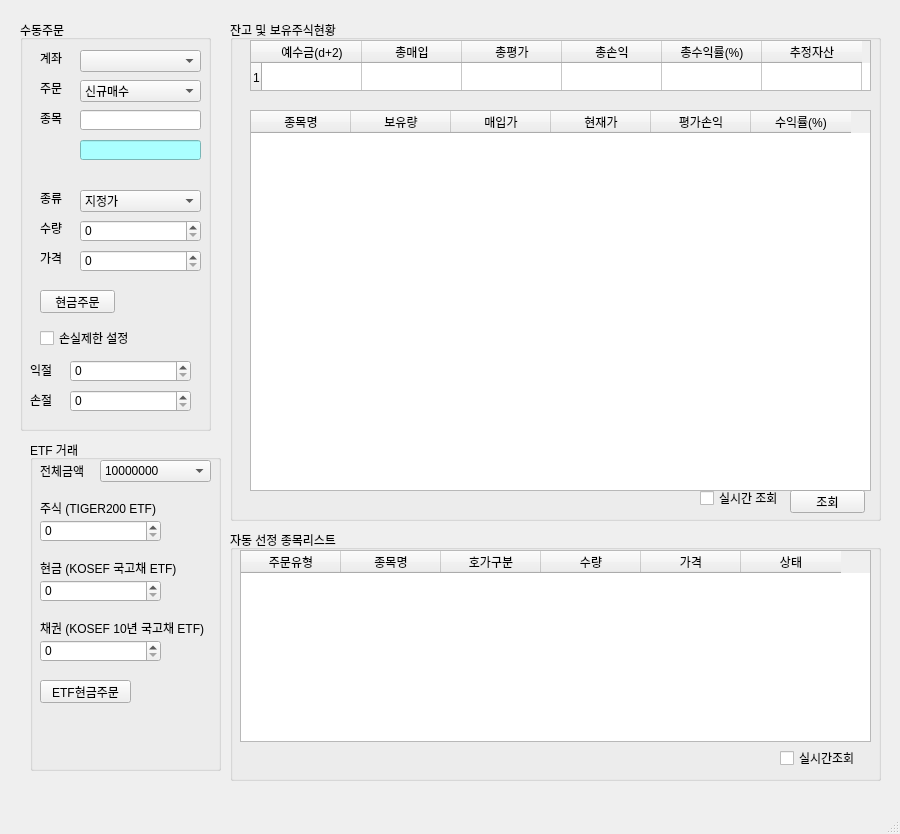
<?xml version="1.0" encoding="UTF-8"?>
<ui version="4.0">
 <class>MainWindow</class>
 <widget class="QMainWindow" name="MainWindow">
  <property name="geometry">
   <rect>
    <x>0</x>
    <y>0</y>
    <width>900</width>
    <height>834</height>
   </rect>
  </property>
  <property name="windowTitle">
   <string>PyTrader v0.2</string>
  </property>
  <widget class="QWidget" name="centralwidget">
   <widget class="QGroupBox" name="groupBox">
    <property name="geometry">
     <rect>
      <x>20</x>
      <y>20</y>
      <width>191</width>
      <height>411</height>
     </rect>
    </property>
    <property name="title">
     <string>수동주문</string>
    </property>
    <widget class="QLabel" name="label">
     <property name="geometry">
      <rect>
       <x>20</x>
       <y>30</y>
       <width>31</width>
       <height>16</height>
      </rect>
     </property>
     <property name="text">
      <string>계좌</string>
     </property>
    </widget>
    <widget class="QLabel" name="label_2">
     <property name="geometry">
      <rect>
       <x>20</x>
       <y>60</y>
       <width>31</width>
       <height>16</height>
      </rect>
     </property>
     <property name="text">
      <string>주문</string>
     </property>
    </widget>
    <widget class="QLabel" name="label_3">
     <property name="geometry">
      <rect>
       <x>20</x>
       <y>90</y>
       <width>31</width>
       <height>16</height>
      </rect>
     </property>
     <property name="text">
      <string>종목</string>
     </property>
    </widget>
    <widget class="QLabel" name="label_4">
     <property name="geometry">
      <rect>
       <x>20</x>
       <y>230</y>
       <width>31</width>
       <height>16</height>
      </rect>
     </property>
     <property name="text">
      <string>가격</string>
     </property>
    </widget>
    <widget class="QLabel" name="label_5">
     <property name="geometry">
      <rect>
       <x>20</x>
       <y>170</y>
       <width>31</width>
       <height>16</height>
      </rect>
     </property>
     <property name="text">
      <string>종류</string>
     </property>
    </widget>
    <widget class="QLabel" name="label_6">
     <property name="geometry">
      <rect>
       <x>20</x>
       <y>200</y>
       <width>31</width>
       <height>16</height>
      </rect>
     </property>
     <property name="text">
      <string>수량</string>
     </property>
    </widget>
    <widget class="QComboBox" name="comboBox">
     <property name="geometry">
      <rect>
       <x>60</x>
       <y>30</y>
       <width>121</width>
       <height>22</height>
      </rect>
     </property>
    </widget>
    <widget class="QComboBox" name="comboBox_2">
     <property name="geometry">
      <rect>
       <x>60</x>
       <y>60</y>
       <width>121</width>
       <height>22</height>
      </rect>
     </property>
     <item>
      <property name="text">
       <string>신규매수</string>
      </property>
     </item>
     <item>
      <property name="text">
       <string>신규매도</string>
      </property>
     </item>
     <item>
      <property name="text">
       <string>매수취소</string>
      </property>
     </item>
     <item>
      <property name="text">
       <string>매도취소</string>
      </property>
     </item>
    </widget>
    <widget class="QComboBox" name="comboBox_3">
     <property name="geometry">
      <rect>
       <x>60</x>
       <y>170</y>
       <width>121</width>
       <height>22</height>
      </rect>
     </property>
     <item>
      <property name="text">
       <string>지정가</string>
      </property>
     </item>
     <item>
      <property name="text">
       <string>시장가</string>
      </property>
     </item>
    </widget>
    <widget class="QLineEdit" name="lineEdit">
     <property name="geometry">
      <rect>
       <x>60</x>
       <y>90</y>
       <width>121</width>
       <height>20</height>
      </rect>
     </property>
    </widget>
    <widget class="QLineEdit" name="lineEdit_2">
     <property name="geometry">
      <rect>
       <x>60</x>
       <y>120</y>
       <width>121</width>
       <height>20</height>
      </rect>
     </property>
     <property name="autoFillBackground">
      <bool>false</bool>
     </property>
     <property name="styleSheet">
      <string notr="true">background-color:rgb(170,255,255);</string>
     </property>
    </widget>
    <widget class="QSpinBox" name="spinBox">
     <property name="geometry">
      <rect>
       <x>60</x>
       <y>200</y>
       <width>121</width>
       <height>22</height>
      </rect>
     </property>
     <property name="maximum">
      <number>1000000</number>
     </property>
    </widget>
    <widget class="QSpinBox" name="spinBox_2">
     <property name="geometry">
      <rect>
       <x>60</x>
       <y>230</y>
       <width>121</width>
       <height>22</height>
      </rect>
     </property>
     <property name="maximum">
      <number>1000000</number>
     </property>
    </widget>
    <widget class="QPushButton" name="pushButton">
     <property name="geometry">
      <rect>
       <x>20</x>
       <y>270</y>
       <width>75</width>
       <height>23</height>
      </rect>
     </property>
     <property name="text">
      <string>현금주문</string>
     </property>
    </widget>
    <widget class="QCheckBox" name="checkBox_3">
     <property name="geometry">
      <rect>
       <x>20</x>
       <y>310</y>
       <width>111</width>
       <height>16</height>
      </rect>
     </property>
     <property name="text">
      <string>손실제한 설정</string>
     </property>
    </widget>
    <widget class="QSpinBox" name="spinBox_6">
     <property name="geometry">
      <rect>
       <x>50</x>
       <y>340</y>
       <width>121</width>
       <height>22</height>
      </rect>
     </property>
     <property name="maximum">
      <number>1000000</number>
     </property>
    </widget>
    <widget class="QSpinBox" name="spinBox_7">
     <property name="geometry">
      <rect>
       <x>50</x>
       <y>370</y>
       <width>121</width>
       <height>22</height>
      </rect>
     </property>
     <property name="maximum">
      <number>1000000</number>
     </property>
    </widget>
    <widget class="QLabel" name="label_10">
     <property name="geometry">
      <rect>
       <x>10</x>
       <y>340</y>
       <width>31</width>
       <height>20</height>
      </rect>
     </property>
     <property name="text">
      <string>익절</string>
     </property>
    </widget>
    <widget class="QLabel" name="label_11">
     <property name="geometry">
      <rect>
       <x>10</x>
       <y>370</y>
       <width>31</width>
       <height>20</height>
      </rect>
     </property>
     <property name="text">
      <string>손절</string>
     </property>
    </widget>
   </widget>
   <widget class="QGroupBox" name="groupBox_2">
    <property name="geometry">
     <rect>
      <x>230</x>
      <y>20</y>
      <width>651</width>
      <height>501</height>
     </rect>
    </property>
    <property name="title">
     <string>잔고 및 보유주식현황</string>
    </property>
    <widget class="QTableWidget" name="tableWidget">
     <property name="geometry">
      <rect>
       <x>20</x>
       <y>20</y>
       <width>621</width>
       <height>51</height>
      </rect>
     </property>
     <property name="rowCount">
      <number>1</number>
     </property>
     <attribute name="horizontalHeaderMinimumSectionSize">
      <number>20</number>
     </attribute>
     <attribute name="horizontalHeaderShowSortIndicator" stdset="0">
      <bool>false</bool>
     </attribute>
     <attribute name="verticalHeaderMinimumSectionSize">
      <number>19</number>
     </attribute>
     <row/>
     <column>
      <property name="text">
       <string>예수금(d+2)</string>
      </property>
      <property name="background">
       <color>
        <red>222</red>
        <green>222</green>
        <blue>222</blue>
       </color>
      </property>
     </column>
     <column>
      <property name="text">
       <string>총매입</string>
      </property>
     </column>
     <column>
      <property name="text">
       <string>총평가</string>
      </property>
     </column>
     <column>
      <property name="text">
       <string>총손익</string>
      </property>
     </column>
     <column>
      <property name="text">
       <string>총수익률(%)</string>
      </property>
     </column>
     <column>
      <property name="text">
       <string>추정자산</string>
      </property>
     </column>
    </widget>
    <widget class="QTableWidget" name="tableWidget_2">
     <property name="geometry">
      <rect>
       <x>20</x>
       <y>90</y>
       <width>621</width>
       <height>381</height>
      </rect>
     </property>
     <column>
      <property name="text">
       <string>종목명</string>
      </property>
     </column>
     <column>
      <property name="text">
       <string>보유량</string>
      </property>
     </column>
     <column>
      <property name="text">
       <string>매입가</string>
      </property>
     </column>
     <column>
      <property name="text">
       <string>현재가</string>
      </property>
     </column>
     <column>
      <property name="text">
       <string>평가손익</string>
      </property>
     </column>
     <column>
      <property name="text">
       <string>수익률(%)</string>
      </property>
     </column>
    </widget>
    <widget class="QCheckBox" name="checkBox">
     <property name="geometry">
      <rect>
       <x>470</x>
       <y>470</y>
       <width>81</width>
       <height>16</height>
      </rect>
     </property>
     <property name="text">
      <string>실시간 조회</string>
     </property>
    </widget>
    <widget class="QPushButton" name="pushButton_2">
     <property name="geometry">
      <rect>
       <x>560</x>
       <y>470</y>
       <width>75</width>
       <height>23</height>
      </rect>
     </property>
     <property name="text">
      <string>조회</string>
     </property>
    </widget>
   </widget>
   <widget class="QGroupBox" name="groupBox_3">
    <property name="geometry">
     <rect>
      <x>230</x>
      <y>530</y>
      <width>651</width>
      <height>251</height>
     </rect>
    </property>
    <property name="title">
     <string>자동 선정 종목리스트</string>
    </property>
    <widget class="QTableWidget" name="tableWidget_3">
     <property name="geometry">
      <rect>
       <x>10</x>
       <y>20</y>
       <width>631</width>
       <height>192</height>
      </rect>
     </property>
     <column>
      <property name="text">
       <string>주문유형</string>
      </property>
     </column>
     <column>
      <property name="text">
       <string>종목명</string>
      </property>
     </column>
     <column>
      <property name="text">
       <string>호가구분</string>
      </property>
     </column>
     <column>
      <property name="text">
       <string>수량</string>
      </property>
     </column>
     <column>
      <property name="text">
       <string>가격</string>
      </property>
     </column>
     <column>
      <property name="text">
       <string>상태</string>
      </property>
     </column>
    </widget>
    <widget class="QCheckBox" name="checkBox_2">
     <property name="geometry">
      <rect>
       <x>550</x>
       <y>220</y>
       <width>81</width>
       <height>16</height>
      </rect>
     </property>
     <property name="text">
      <string>실시간조회</string>
     </property>
    </widget>
   </widget>
   <widget class="QGroupBox" name="groupBox_7">
    <property name="geometry">
     <rect>
      <x>30</x>
      <y>440</y>
      <width>191</width>
      <height>331</height>
     </rect>
    </property>
    <property name="title">
     <string>ETF 거래</string>
    </property>
    <widget class="QComboBox" name="comboBox_13">
     <property name="geometry">
      <rect>
       <x>70</x>
       <y>20</y>
       <width>111</width>
       <height>22</height>
      </rect>
     </property>
     <property name="currentIndex">
      <number>0</number>
     </property>
     <item>
      <property name="text">
       <string>10000000</string>
      </property>
     </item>
     <item>
      <property name="text">
       <string>20000000</string>
      </property>
     </item>
     <item>
      <property name="text">
       <string>30000000</string>
      </property>
     </item>
     <item>
      <property name="text">
       <string>40000000</string>
      </property>
     </item>
     <item>
      <property name="text">
       <string>50000000</string>
      </property>
     </item>
    </widget>
    <widget class="QLabel" name="label_25">
     <property name="geometry">
      <rect>
       <x>10</x>
       <y>20</y>
       <width>56</width>
       <height>21</height>
      </rect>
     </property>
     <property name="text">
      <string>전체금액</string>
     </property>
    </widget>
    <widget class="QLabel" name="label_7">
     <property name="geometry">
      <rect>
       <x>10</x>
       <y>60</y>
       <width>121</width>
       <height>16</height>
      </rect>
     </property>
     <property name="text">
      <string>주식 (TIGER200 ETF)</string>
     </property>
    </widget>
    <widget class="QSpinBox" name="spinBox_3">
     <property name="geometry">
      <rect>
       <x>10</x>
       <y>80</y>
       <width>121</width>
       <height>22</height>
      </rect>
     </property>
    </widget>
    <widget class="QLabel" name="label_8">
     <property name="geometry">
      <rect>
       <x>10</x>
       <y>120</y>
       <width>171</width>
       <height>16</height>
      </rect>
     </property>
     <property name="text">
      <string>현금 (KOSEF 국고채 ETF)</string>
     </property>
    </widget>
    <widget class="QSpinBox" name="spinBox_4">
     <property name="geometry">
      <rect>
       <x>10</x>
       <y>140</y>
       <width>121</width>
       <height>22</height>
      </rect>
     </property>
    </widget>
    <widget class="QLabel" name="label_9">
     <property name="geometry">
      <rect>
       <x>10</x>
       <y>180</y>
       <width>181</width>
       <height>16</height>
      </rect>
     </property>
     <property name="text">
      <string>채권 (KOSEF 10년 국고채 ETF)</string>
     </property>
    </widget>
    <widget class="QSpinBox" name="spinBox_5">
     <property name="geometry">
      <rect>
       <x>10</x>
       <y>200</y>
       <width>121</width>
       <height>22</height>
      </rect>
     </property>
    </widget>
    <widget class="QPushButton" name="pushButton_3">
     <property name="geometry">
      <rect>
       <x>10</x>
       <y>240</y>
       <width>91</width>
       <height>23</height>
      </rect>
     </property>
     <property name="text">
      <string>ETF현금주문</string>
     </property>
    </widget>
   </widget>
  </widget>
  <widget class="QMenuBar" name="menubar">
   <property name="geometry">
    <rect>
     <x>0</x>
     <y>0</y>
     <width>900</width>
     <height>21</height>
    </rect>
   </property>
  </widget>
  <widget class="QStatusBar" name="statusbar"/>
 </widget>
 <resources/>
 <connections/>
</ui>
